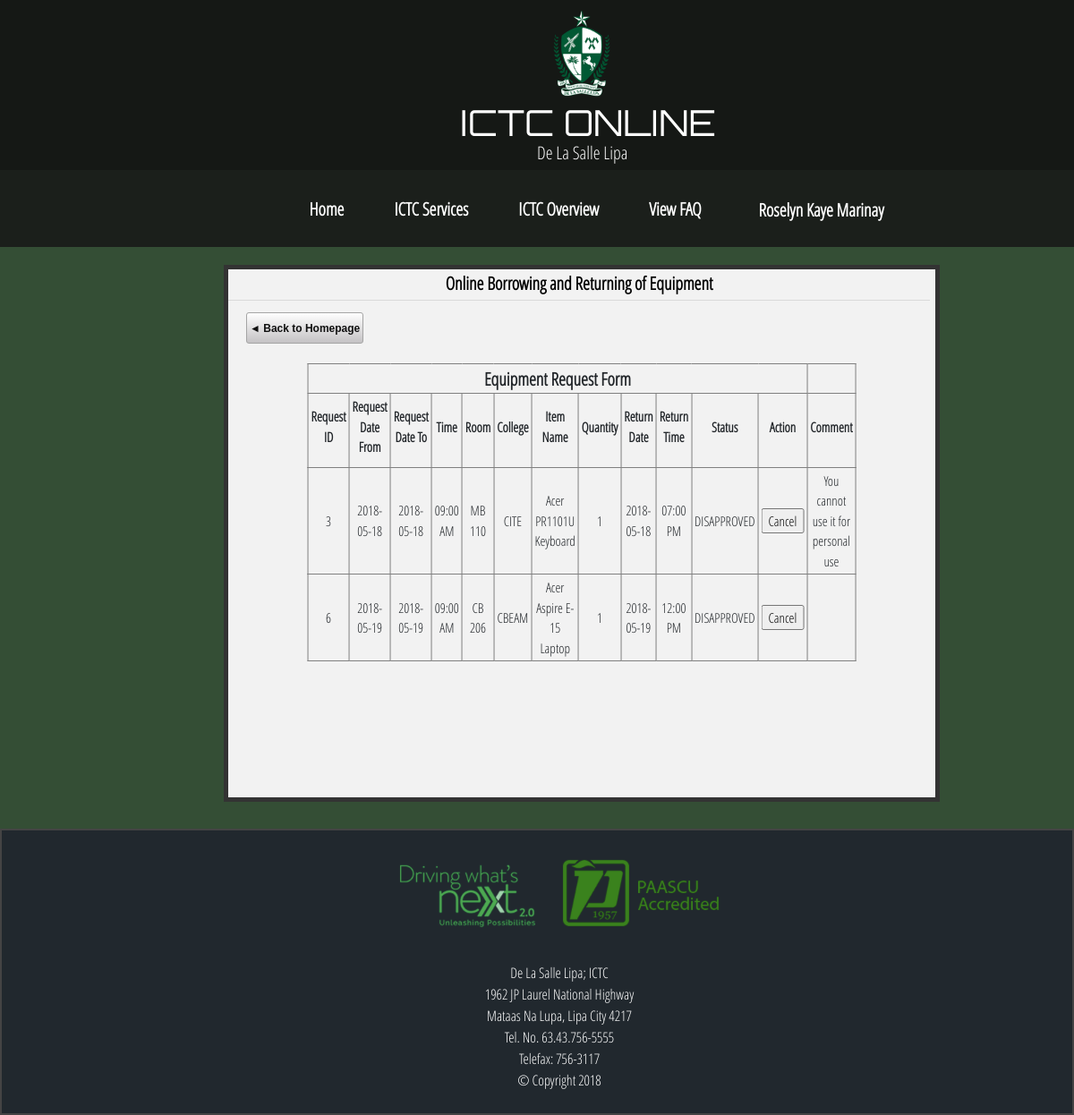
The app's page /Requestor/view_status.php (signed in) with its own data.
### tables this page shows
CREATE TABLE `request` (
  `request_ID` int(255) NOT NULL,
  `user_ID` int(255) NOT NULL,
  `rqstr_name` varchar(255) NOT NULL,
  `date_from` date NOT NULL,
  `date_to` date NOT NULL,
  `time_rqstd` time(6) NOT NULL,
  `room` varchar(255) NOT NULL,
  `college` enum('CITE','CBEAM','CEAS','CIHTM','CON') NOT NULL,
  `item_name` varchar(255) NOT NULL,
  `quantity` int(255) NOT NULL,
  `purpose` longtext NOT NULL,
  `return_date` date NOT NULL,
  `return_time` time(6) NOT NULL,
  `status` varchar(255) NOT NULL,
  `received_by` varchar(255) NOT NULL,
  `comment` longtext NOT NULL
);

### Requestor/view_status.php (the view, shortened to what this page needs)
<?php
	require('../dbconfig/config.php');
		$_SESSION=array();?>
<!DOCTYPE html>
<html>
<head>
	<link rel="stylesheet" href="css/view_status.css">
    <link rel="stylesheet" href="../Design Template/custom.css">
    <link rel="stylesheet" href="../Design Template/css/bootstrap.min.css">
	<link href="../Design Template/local-fonts/Orbitron/Orbitron.css" rel="stylesheet">
	<link href="../Design Template/local-fonts/Open-Sans/Open-Sans.css" rel="stylesheet">
</head>
<body>
	<div class="Header">
		<img src="../Design Template/images/DLSL-logo.png" class="logo" width="100px" height="100px">
		<div class="Title">ICTC ONLINE</div>
		<div class="SubTitle">De La Salle Lipa </div>
	</div>
	<div id="Menubar_position">
		<nav class="navbar navbar-expand-lg navbar-dark" style="background-color: #1B1F1B;">
			<div class="collapse navbar-collapse" id="navbarSupportedContent">
				<ul class="navbar-nav">
					<li class="nav-item active">
						<a class="nav-link" href="#">Home <span></span><span></span></a>
					</li>
					<li class="nav-item active">
						<a class="nav-link" href="#">ICTC Services </a>
					</li>
					<li class="nav-item active">
						<a class="nav-link" href="#">ICTC Overview</a>
					</li>
					<li class="nav-item active">
						<a class="nav-link" href="#">View FAQ</a>
					</li>
					<li class="nav-item active">
						<div class="dropdown">
							<a class="dropdown" href="#"><?php echo $_SESSION['fullname']; ?></a>
						</div>
					</li>
				</ul>
			</div>
		</nav>
	</div>
	<div class="main-body">
		<div class="Service">
			<p><b>Online Borrowing and Returning of Equipment</b></p><hr>
		</div>
		<div>
			<?php
				$query1="SELECT * FROM request WHERE user_ID=$_SESSION[user_ID]";
				$result1=mysqli_query($connect,$query1);
				if(mysqli_num_rows($result1)>0)
				{
					while($row=mysqli_fetch_array($result1))
					{
						$comment=$row['comment'];
						$status=$row['status'];
						if(($comment!=NULL) && ($status!='PENDING') && ($status!='CANCELLED'))
						{
							$size='13';
						}
						else
						{
							$size='12';
						}
					}
				}
				else
				{
					$size='11';
				}
			?>
			<table class="status_table" border=1>
				<th colspan='<?php echo $size ?>'><center>Equipment Request Form</center></th>
				<tr>
					<td><label>Request ID</label></td>
					<td><label>Request Date From</label></td>
					<td><label>Request Date To</label></td>
					<td><label>Time</label></td>
					<td><label>Room</label></td>
					<td><label>College</label></td>
					<td><label>Item Name</label></td>
					<td><label>Quantity</label></td>
					<td><label>Return Date</label></td>
					<td><label>Return Time</label></td>
					<td><label>Status</label></td>
					<?php
					$query="SELECT * FROM request";
					$result=mysqli_query($connect,$query);
					if(mysqli_num_rows($result)>0)
					{
						while($row=mysqli_fetch_array($result))
						{
							$status=$row['status'];
						}
						if($status=='CANCELLED')
						{
							?><td></td><?php
						}
						else
						{
							?><td><label>Action</label></td><?php
						}
					}
					?>
					<?php
					$query1="SELECT * FROM request WHERE user_ID='$_SESSION[user_ID]'";
					$result1=mysqli_query($connect,$query1);
					if(mysqli_num_rows($result1)>0)
					{
						while($row=mysqli_fetch_array($result1))
						{
							$comment=$row['comment'];
							if($comment!=NULL)
							{
								?>
								<td><label>Comment</label></td>
								<?php
							}
						}
					}
					?>
				</tr>
				<?php
					$query="SELECT * FROM request WHERE user_ID=$_SESSION[user_ID]";
					$result=mysqli_query($connect,$query);
					if(mysqli_num_rows($result)>0)
					{
						while($row=mysqli_fetch_array($result))
						{
							$request_ID=$row['request_ID'];
							$date_from=$row['date_from'];
							$date_to=$row['date_to'];
							$time_rqstd=$row['time_rqstd'];
							$room=$row['room'];
							$college=$row['college'];
							$item_name=$row['item_name'];
							$quantity=$row['quantity'];
							$date_rtrn=$row['return_date'];
							$time_rtrn=$row['return_time'];
							$status=$row['status'];
							echo "<tr>";
							echo "<tr><td class='info'>".$request_ID."</td>";
							echo "<td>".$date_from."</td>";
							echo "<td>".$date_to."</td>";
							echo "<td>".date('h:i A', strtotime($time_rqstd))."</td>";
							echo "<td>".$room."</td>";
							echo "<td>".$college."</td>";
							echo "<td>".$item_name."</td>";
							echo "<td>".$quantity."</td>";
							echo "<td>".$date_rtrn."</td>";
							echo "<td>".date('h:i A', strtotime($time_rtrn))."</td>";
							echo "<td>".$status."</td>";
							if(($status=='Request for Cancellation') || ($status=='CANCELLED'))
							{
								?><td></td><?php
							}
							else
							{
								?><form action="view_status2.php" method="POST">
								<td><input type="submit" name="cancel" class="cancel_btn" value="Cancel"/></td>
								</form><?php
							}
							if($row['comment']!=NULL)
							{
								$comment=$row['comment'];
								?><td><?php echo $comment ?></td><?php
							}
							echo "</tr>";
						}
					}
					else
					{?>
						<tr><td colspan='12'><b>NOTHING TO DISPLAY!!!</b></td></tr><?php
					}
				?>
			</table>
			<table>
				<tr><td><button class="back_to_menu" onclick="location='homepage_requestor.php'"/>◄ Back to Homepage</button></td></tr>
			</table>
		</div>
	</div>
	<footer>
		<div class="footer-info">
		<br>
		<center>
			<div class="footer-img">
			<img src="../Design Template/images/footer-img1.png">
			<img src="../Design Template/images/footer-img2.png">
			</div>
			<br>
			De La Salle Lipa; ICTC<br>
			1962 JP Laurel National Highway<br>
			Mataas Na Lupa, Lipa City 4217<br>
			Tel. No. 63.43.756-5555<br>
			Telefax: 756-3117<br>
			© Copyright 2018
			<br>
		</center>
		</div>
	</footer>
</body>
</html>

### Requestor/css/view_status.css (style rules this page uses)
body { background: #344e35 ; font-family: 'open_sans_condensedlight', sans-serif; font-size: 20px; }
label { font-weight: bold; }
.logo { display: flex; justify-content: center; position: absolute; left: 0px; top: 10px; }
.Title { font-family: 'orbitronlight', sans-serif; font-size: 40px; position: absolute; top: 108px; }
.SubTitle { font-family: 'open_sans_condensedlight', sans-serif; font-size: 20px; position: absolute; top: 155px; }
#Menubar_position { width: 100%; position: relative; z-index: 1; }
.navbar-nav { display: flex; justify-content: center; font-family: 'open_sans_condensedlight', sans-serif; font-size: 20px; }
.navbar-nav * { box-sizing: border-box; transition: all 0.35s ease; }
.navbar-nav li { display: inline-block list-style: outside none none; margin: .5em 1em; padding: 0; }
.navbar-nav a { padding: .5em 0.8em; color: rgba(255,255,255,0.5); position: relative; text-decoration: none; }
.navbar-nav a:before, .navbar-nav a:after { height: 14px; width: 14px; position: absolute; content: ''; transition: all 0.35s ease; opacity: 0; }
.navbar-nav a:before { right: 0; top: 0; border-right: 3px solid #087830; border-top: 3px solid white; transform: translate(-100%,50%); }
.navbar-nav a:after { left: 0; bottom: 0; border-left: 3px solid #087830; border-bottom: 3px solid white; transform: translate(100%,-50%) }
li { padding-left: 70px; }
.Service { float : top; clear : none; width : 100%; height: 100px; text-align: center; color: black; }
.Service hr { position: relative; top: -12px; }
@media only screen and (min-width: 1080px) { .logo { left: 50%; right: 50%; } }
@media only screen and (min-width: 1080px) { .Title { left: 50%; margin-right: -50%; transform: translate(-30%); } }
@media only screen and (min-width: 1080px) { .SubTitle { left: 50%; } }
@media only screen and (min-width: 1080px) { .navbar-nav { position: relative; left: 50%; margin-right: -50%; transform: translate(-40%); } }
.Header { display: flex; justify-content: center; align-items: baseline; margin: 0 auto; width: 100%; height: 190px; background: #151815; color: white; top: 90px; }
.main-body { display: flex; justify-content: center; align-items: baseline; z-index: 0; margin: 0 auto; position: relative; top: 20px; left: 50px; width: 800px; height: 600px; border-style: solid; border-width: 5px; border-color: #333; background: #f2f2f2; }
.status_table { position: absolute; top: 105px; left: 50%; transform: translate(-50%); }
td { font-size: 15px; text-align: center; padding: 3px; }
footer { width: 100%; height: 320px; background-color: #21282E; border-style: solid; border-width: 2px; border-color: #444; color: white; font-family: 'open_sans_condensedlight', sans-serif; position: relative; top: 50px; }
.footer-info { margin-left: 50px; margin-top: 0px; font-size: 80%; }
a:link { color: black; background-color: transparent; font-weight: bold; text-decoration: none; }
.back_to_menu { text-align: center; vertical-align: middle; height: 35px; padding: 3px 3px; border: 1px solid #a5a5a5; border-radius: 3px; background: #ffffff; background: -webkit-gradient(linear, left top, left bottom, from(#ffffff), to(#c4c2c4)); background: -moz-linear-gradient(top, #ffffff, #c4c2c4); background: linear-gradient(to bottom, #ffffff, #c4c2c4); font: normal normal bold 12px arial; color: #111111; text-decoration: none; position: absolute; left: 20px; top: 48px; }
.dropdown { position: relative; top: 5.5px; }
.dropdown a, .dropdown a:hover { color: white; text-decoration: none; }
* { box-sizing: border-box; }

### Design Template/css/custom.css (style rules this page uses)
body { background-color: black; }

### Requestor/view_status.php (style rules this page uses)
body { background: #344e35 ; font-family: 'open_sans_condensedlight', sans-serif; font-size: 20px; }

### records on screen
request: shows "Comment", request_ID "3", date_from "2018-05-18", date_to "2018-05-18", time_rqstd "09:00 AM", room "MB 110", college "CITE", item_name "Acer PR1101U Keyboard", quantity "1", return_date "2018-05-18", return_time "07:00 PM", status "DISAPPROVED", comment "You cannot use it for personal use"
request: request_ID "6", date_from "2018-05-19", date_to "2018-05-19", time_rqstd "09:00 AM", room "CB 206", college "CBEAM", item_name "Acer Aspire E-15 Laptop", quantity "1", return_date "2018-05-19", return_time "12:00 PM", status "DISAPPROVED"

### other values on screen
$_SESSION['fullname'] "Roselyn Kaye Marinay"
